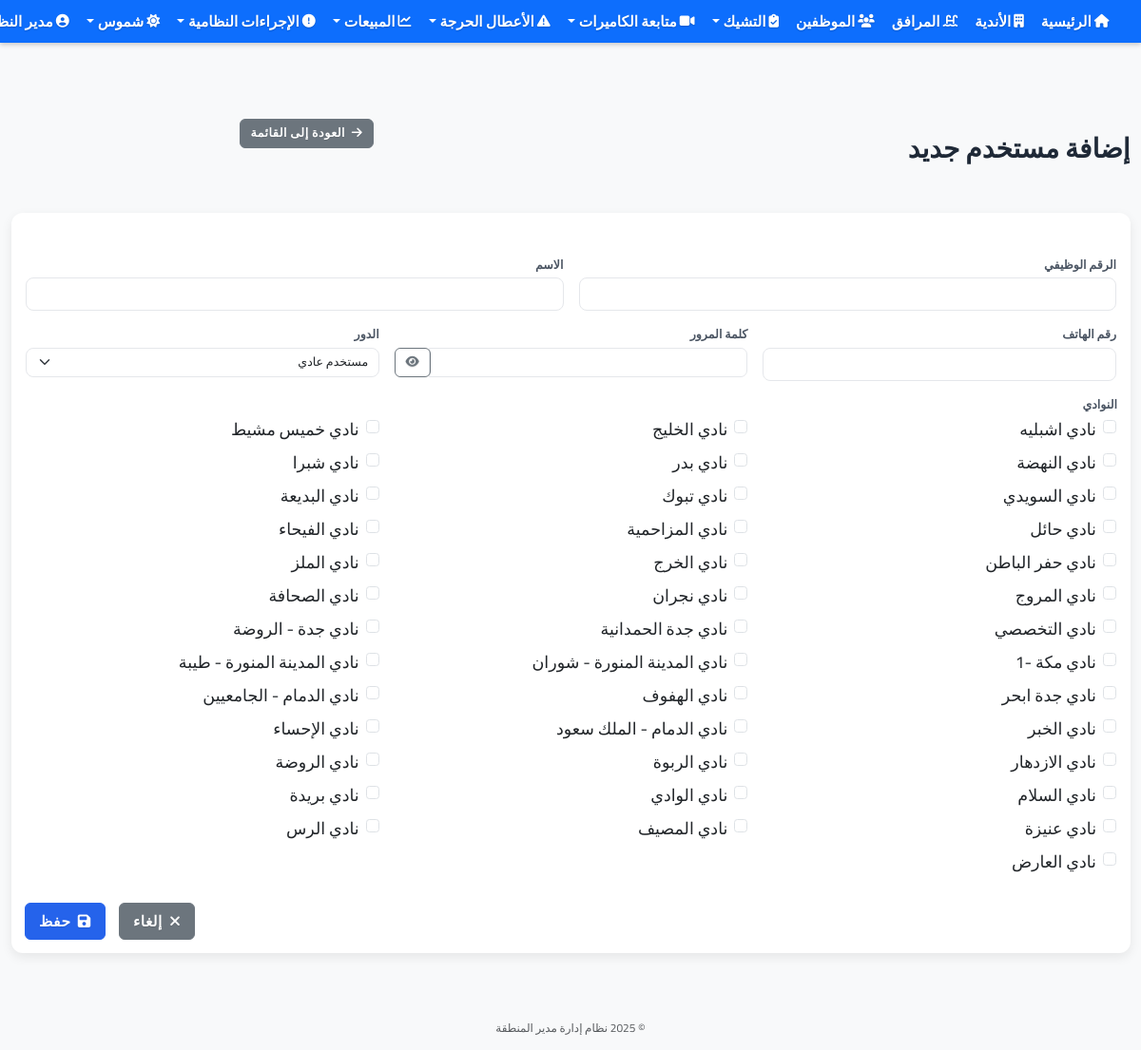
The page /users/new (signed in) on the database its author committed.
### app.py (models this page shows, shortened)
class User(UserMixin, db.Model):
    __table__ = db.Table('user', db.metadata,
        db.Column('id', db.Integer, primary_key=True),
        db.Column('username', db.String(64), index=True, unique=True),
        db.Column('name', db.String(100)),
        db.Column('phone', db.String(20)),
        db.Column('password', db.String(128)),
        db.Column('is_admin', db.Boolean, default=False),
        db.Column('role', db.String(50), default='user'),  # الدور: admin, manager, supervisor, user
        extend_existing=True
    )
    permissions = db.relationship('Permission', secondary='user_permission', lazy='subquery',
                               backref=db.backref('users', lazy=True))
    clubs = db.relationship('Club', secondary=user_clubs, lazy='subquery',
                          backref=db.backref('users', lazy=True))
    def has_permission(self, permission_code):
        try:
            if self.is_admin:
                return True
        except Exception as e:
            print(f"خطأ في التحقق من الصلاحيات: {str(e)}")
            return False

class Club(db.Model):
    id = db.Column(db.Integer, primary_key=True)
    name = db.Column(db.String(100), nullable=False)
    location = db.Column(db.String(200), nullable=False)
    manager_name = db.Column(db.String(100))
    phone = db.Column(db.String(20))
    facilities = db.relationship('Facility', secondary=club_facilities, lazy='subquery',
                               backref=db.backref('clubs', lazy=True))

### app.py (the view, shortened to what this page needs)
@app.route('/users/new', methods=['GET', 'POST'])
@login_required
def new_user():
    if not current_user.has_permission('manage_users'):
        flash('ليس لديك صلاحية لإدارة المستخدمين')
        return redirect(url_for('index'))
    clubs = Club.query.all()
    return render_template('users/new.html', title='إضافة مستخدم جديد', clubs=clubs)

### app.py (called while the page is built)
@login.user_loader
def load_user(id):
    return User.query.get(int(id))

### templates/users/new.html (shortened to what this page needs)
{% extends "base.html" %}
{% block content %}
<div class="row mb-4">
    <div class="col-md-8">
        <h1 class="mb-3">إضافة مستخدم جديد</h1>
    </div>
    <div class="col-md-4 text-start">
        <a href="{{ url_for('users') }}" class="btn btn-secondary">
            <i class="fas fa-arrow-right me-1"></i> العودة إلى القائمة
        </a>
    </div>
</div>
<div class="row">
    <div class="col-md-12">
        <div class="card">
            <div class="card-body">
                <form method="post">
                    <div class="row">
                        <div class="col-md-6 mb-3">
                            <label for="username" class="form-label fw-bold fs-5">الرقم الوظيفي</label>
                            <input type="text" class="form-control form-control-lg" id="username" name="username" required>
                        </div>
                        <div class="col-md-6 mb-3">
                            <label for="name" class="form-label fw-bold fs-5">الاسم</label>
                            <input type="text" class="form-control form-control-lg" id="name" name="name" required>
                        </div>
                    </div>
                    <div class="row">
                        <div class="col-md-4 mb-3">
                            <label for="phone" class="form-label fw-bold fs-5">رقم الهاتف</label>
                            <input type="text" class="form-control form-control-lg" id="phone" name="phone">
                        </div>
                        <div class="col-md-4 mb-3">
                            <label for="password" class="form-label fw-bold fs-5">كلمة المرور</label>
                            <div class="input-group input-group-lg">
                                <input type="password" class="form-control" id="password" name="password" required>
                                <button class="btn btn-outline-secondary" type="button" id="togglePassword">
                                    <i class="fas fa-eye"></i>
                                </button>
                            </div>
                        </div>
                        <div class="col-md-4 mb-3">
                            <label for="role" class="form-label fw-bold fs-5">الدور</label>
                            <select class="form-select form-select-lg" id="role" name="role" required>
                                <option value="user">مستخدم عادي</option>
                            </select>
                        </div>
                    </div>
                    <div class="mb-3">
                        <label class="form-label fw-bold fs-5">النوادي</label>
                        <div class="row">
                            {% for club in clubs %}
                            <div class="col-md-4 mb-2">
                                <div class="form-check">
                                    <input class="form-check-input" type="checkbox" id="club_{{ club.id }}" name="clubs" value="{{ club.id }}">
                                    <label class="form-check-label fs-5" for="club_{{ club.id }}">
                                        {{ club.name }}
                                    </label>
                                </div>
                            </div>
                            {% endfor %}
                        </div>
                    </div>
                    <div class="d-grid gap-2 d-md-flex justify-content-md-end mt-4">
                        <a href="{{ url_for('users') }}" class="btn btn-secondary btn-lg me-md-2">
                            <i class="fas fa-times me-1"></i> إلغاء
                        </a>
                        <button type="submit" class="btn btn-primary btn-lg">
                            <i class="fas fa-save me-1"></i> حفظ
                        </button>
                    </div>
                </form>
            </div>
        </div>
    </div>
</div>
{% endblock %}

### templates/base.html (shortened to what this page needs)
<!DOCTYPE html>
<html lang="ar" dir="rtl">
<head>
    <link rel="stylesheet" href="https://cdn.jsdelivr.net/npm/bootstrap@5.3.0/dist/css/bootstrap.rtl.min.css">
    <link rel="stylesheet" href="https://cdnjs.cloudflare.com/ajax/libs/font-awesome/6.4.0/css/all.min.css" media="print" onload="this.media='all'">
    <link rel="stylesheet" href="{{ url_for('static', filename='css/fix-size.css') }}">
    <link rel="stylesheet" href="{{ url_for('static', filename='css/performance.css') }}">
    <link rel="stylesheet" href="{{ url_for('static', filename='css/compact-style.css') }}?v={{ range(100000, 999999) | random }}">
    <link rel="stylesheet" href="{{ url_for('static', filename='css/navbar-fixed-solution.css') }}?v={{ range(100000, 999999) | random }}">
    <link rel="stylesheet" href="{{ url_for('static', filename='css/navbar-fixed-absolute-new.css') }}?v={{ range(100000, 999999) | random }}">
    <link rel="stylesheet" href="{{ url_for('static', filename='css/dashboard-cards-fix.css') }}?v={{ range(100000, 999999) | random }}">
</head>
<body class="no-margin" style="padding-top: 70px !important; margin: 0 !important; overflow-x: hidden !important;">
    <nav class="navbar navbar-expand-lg navbar-dark bg-primary px-2 fixed-top" style="position: fixed !important; top: 0 !important; left: 0 !important; right: 0 !important; width: 100% !important; z-index: 1030 !important; margin: 0 !important; padding: 0 !important; height: 45px !important; box-shadow: 0 2px 5px rgba(0, 0, 0, 0.2) !important; transform: none !important; transition: none !important; animation: none !important; will-change: auto !important;">
        <div class="container-fluid" style="padding: 0;">
            <div class="collapse navbar-collapse" id="navbarNav">
                <ul class="navbar-nav">
                    {% if current_user.is_authenticated %}
                    <li class="nav-item">
                        <a class="nav-link fw-bold" href="{{ url_for('index') }}">
                            <i class="fas fa-home me-1"></i> الرئيسية
                        </a>
                    </li>
                    <li class="nav-item">
                        <a class="nav-link fw-bold" href="{{ url_for('clubs') }}">
                            <i class="fas fa-building me-1"></i> الأندية
                        </a>
                    </li>
                    <li class="nav-item">
                        <a class="nav-link fw-bold" href="{{ url_for('facilities') }}">
                            <i class="fas fa-swimming-pool me-1"></i> المرافق
                        </a>
                    </li>
                    <li class="nav-item">
                        <a class="nav-link fw-bold" href="{{ url_for('employees') }}">
                            <i class="fas fa-users me-1"></i> الموظفين
                        </a>
                    </li>
                    <li class="nav-item dropdown">
                        <a class="nav-link dropdown-toggle fw-bold" href="#" id="checksDropdown" role="button" data-bs-toggle="dropdown">
                            <i class="fas fa-clipboard-check me-1"></i> التشيك
                        </a>
                    </li>
                    <li class="nav-item dropdown">
                        <a class="nav-link dropdown-toggle fw-bold" href="#" id="cameraDropdown" role="button" data-bs-toggle="dropdown">
                            <i class="fas fa-video me-1"></i> متابعة الكاميرات
                        </a>
                    </li>
                    <li class="nav-item dropdown">
                        <a class="nav-link dropdown-toggle fw-bold" href="#" id="criticalIssuesDropdown" role="button" data-bs-toggle="dropdown">
                            <i class="fas fa-exclamation-triangle me-1"></i> الأعطال الحرجة
                        </a>
                    </li>
                    <li class="nav-item dropdown">
                        <a class="nav-link dropdown-toggle fw-bold" href="#" id="salesDropdown" role="button" data-bs-toggle="dropdown">
                            <i class="fas fa-chart-line me-1"></i> المبيعات
                        </a>
                    </li>
                    <li class="nav-item dropdown">
                        <a class="nav-link dropdown-toggle fw-bold" href="#" id="violationsDropdown" role="button" data-bs-toggle="dropdown">
                            <i class="fas fa-exclamation-circle me-1"></i> الإجراءات النظامية
                        </a>
                    </li>
                    <li class="nav-item dropdown">
                        <a class="nav-link dropdown-toggle fw-bold" href="#" id="shumoosDropdown" role="button" data-bs-toggle="dropdown">
                            <i class="fas fa-sun me-1"></i> شموس
                        </a>
                    </li>
                    {% endif %}
                </ul>
                <ul class="navbar-nav ms-auto">
                    {% if current_user.is_authenticated %}
                    <li class="nav-item dropdown">
                        <a class="nav-link dropdown-toggle fw-bold" href="#" id="navbarDropdown" role="button" data-bs-toggle="dropdown">
                            <i class="fas fa-user-circle me-1"></i> {{ current_user.name }}
                        </a>
                    </li>
                    {% else %}
                    <li class="nav-item">
                        <a class="nav-link fw-bold" href="{{ url_for('login') }}">
                            <i class="fas fa-sign-in-alt me-1"></i> تسجيل الدخول
                        </a>
                    </li>
                    {% endif %}
                </ul>
            </div>
        </div>
    </nav>
    <main class="container-fluid px-3" style="margin-top: 20px !important; padding-top: 20px !important;">
        {% block content %}{% endblock %}
    </main>
    <footer class="footer mt-5 py-3 bg-light">
        <div class="container text-center">
            <span class="text-muted">© 2025 نظام إدارة مدير المنطقة</span>
        </div>
    </footer>
</body>
</html>

### static/css/fix-size.css (style rules this page uses)
.navbar-dark .navbar-nav .nav-link { font-size: 1.1rem !important; padding: 4px 8px !important; margin: 0 1px !important; display: flex !important; align-items: center !important; justify-content: center !important; text-align: center !important; font-weight: bold !important; }
.navbar-dark .navbar-nav .nav-link i { font-size: 1rem !important; margin-left: 3px !important; margin-right: 0 !important; }
body { margin: 0 !important; padding: 0 !important; }
html { margin: 0 !important; padding: 0 !important; }
.navbar { padding-top: 0.2rem !important; padding-bottom: 0.2rem !important; min-height: 45px !important; box-shadow: 0 2px 10px rgba(0, 0, 0, 0.2) !important; position: fixed !important; top: 0 !important; left: 0 !important; right: 0 !important; width: 100% !important; z-index: 9999 !important; margin: 0 !important; transform: none !important; transition: none !important; will-change: auto !important; }
.navbar-nav { display: flex !important; align-items: center !important; }
.nav-item { display: flex !important; align-items: center !important; }
.btn { font-size: 0.7rem !important; padding: 4px 8px !important; border-radius: 6px !important; }
h1 { font-size: 1.6rem !important; }
.row > [class*="col-"] { padding-right: 8px !important; padding-left: 8px !important; }
.row { margin-right: -8px !important; margin-left: -8px !important; }
main.container-fluid { margin-top: 60px !important; padding-top: 15px !important; }
.card { margin-top: 10px !important; }
.form-control, .form-select { font-size: 0.9rem !important; padding: 0.375rem 0.75rem !important; }
.form-label { font-size: 0.9rem !important; margin-bottom: 0.25rem !important; }
footer { font-size: 0.85rem !important; padding: 0.75rem 0 !important; }

### static/css/performance.css (style rules this page uses)
body { opacity: 1; transition: opacity 0.3s ease; }
* { scroll-behavior: smooth; }
.card, .btn, .nav-link, .dropdown-item { transition: all 0.2s ease-out !important; }
form { contain: content; }
.card { contain: content; }
.btn { contain: content; }
.navbar { contain: layout style; }
footer { contain: layout style; }
.fas, .far, .fab, .fa { font-display: swap; }
main { content-visibility: auto; contain-intrinsic-size: 1000px; }

### static/css/compact-style.css (style rules this page uses)
html { font-size: 14px !important; }
body { font-size: 1rem !important; line-height: 1.5 !important; }
h1, .h1 { font-size: 2rem !important; }
.btn { padding: 0.375rem 0.75rem !important; font-size: 0.9rem !important; }
.btn-lg { padding: 0.5rem 1rem !important; font-size: 1.1rem !important; }
.form-control, .form-select { padding: 0.375rem 0.75rem !important; font-size: 0.9rem !important; height: auto !important; }
.card { margin-bottom: 1rem !important; }
.card-body { padding: 1rem !important; }
.mb-3 { margin-bottom: 1rem !important; }
.mb-4 { margin-bottom: 1.5rem !important; }
.mt-4 { margin-top: 1.5rem !important; }
.nav-link { padding: 0.5rem 1rem !important; font-size: 1.1rem !important; font-weight: bold !important; }
.navbar.fixed-top { position: fixed !important; top: 0 !important; width: 100% !important; z-index: 9999 !important; transition: none !important; transform: none !important; will-change: auto !important; }
main.container-fluid { margin-top: 60px !important; padding-top: 15px !important; }
.card:first-child { margin-top: 15px !important; }
main.container-fluid > .row:first-child { margin-top: 15px !important; }
.fa, .fas, .far, .fab { font-size: 1em !important; }
.container, .container-fluid { padding-right: 0.75rem !important; padding-left: 0.75rem !important; }
.row { margin-right: -0.5rem !important; margin-left: -0.5rem !important; }
.col, .col-1, .col-2, .col-3, .col-4, .col-5, .col-6, .col-7, .col-8, .col-9, .col-10, .col-11, .col-12, .col-sm, .col-sm-1, .col-sm-2, .col-sm-3, .col-sm-4, .col-sm-5, .col-sm-6, .col-sm-7, .col-sm-8, .col-sm-9, .col-sm-10, .col-sm-11, .col-sm-12, .col-md, .col-md-1, .col-md-2, .col-md-3, .col-md-4, .col-md-5, .col-md-6, .col-md-7, .col-md-8, .col-md-9, .col-md-10, .col-md-11, .col-md-12, .col-lg, .col-lg-1, .col-lg-2, .col-lg-3, .col-lg-4, .col-lg-5, .col-lg-6, .col-lg-7, .col-lg-8, .col-lg-9, .col-lg-10, .col-lg-11, .col-lg-12, .col-xl, .col-xl-1, .col-xl-2, .col-xl-3, .col-xl-4, .col-xl-5, .col-xl-6, .col-xl-7, .col-xl-8, .col-xl-9, .col-xl-10, .col-xl-11, .col-xl-12 { padding-right: 0.5rem !important; padding-left: 0.5rem !important; }

### rows shown on the page
User: name "مدير…"
Club: name "نادي اشبليه"
Club: name "نادي الخليج"
Club: name "نادي خميس مشيط"
Club: name "نادي النهضة"
Club: name "نادي بدر"
Club: name "نادي شبرا"
Club: name "نادي السويدي"
Club: name "نادي تبوك"
Club: name "نادي البديعة"
Club: name "نادي حائل"
Club: name "نادي المزاحمية"
Club: name "نادي الفيحاء"
Club: name "نادي حفر الباطن"
Club: name "نادي الخرج"
Club: name "نادي الملز"
Club: name "نادي المروج"
Club: name "نادي نجران"
Club: name "نادي الصحافة"
Club: name "نادي التخصصي"
Club: name "نادي جدة الحمدانية"
Club: name "نادي جدة - الروضة"
Club: name "نادي مكة -1"
Club: name "نادي المدينة المنورة - شوران"
Club: name "نادي المدينة المنورة - طيبة"
Club: name "نادي جدة ابحر"
Club: name "نادي الهفوف"
Club: name "نادي الدمام - الجامعيين"
Club: name "نادي الخبر"
Club: name "نادي الدمام - الملك سعود"
Club: name "نادي الإحساء"
Club: name "نادي الازدهار"
Club: name "نادي الربوة"
Club: name "نادي الروضة"
Club: name "نادي السلام"
Club: name "نادي الوادي"
Club: name "نادي بريدة"
Club: name "نادي عنيزة"
Club: name "نادي المصيف"
Club: name "نادي الرس"
Club: name "نادي العارض"
